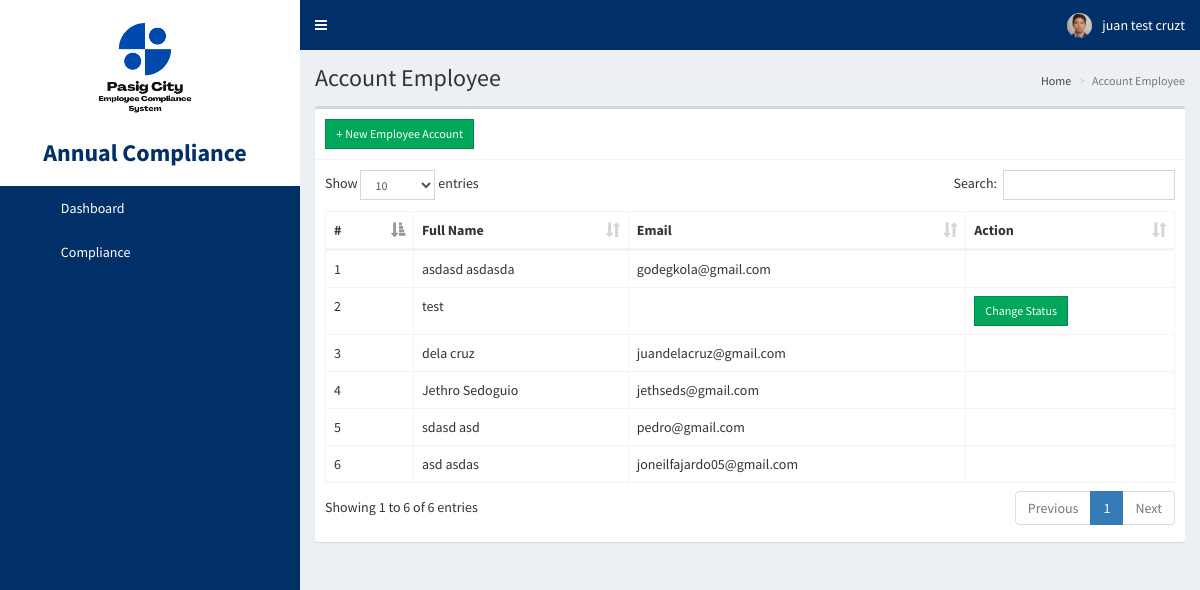
Screenshot of /admin/users.php (signed in) with the database file from the repository.
### tables this page shows
CREATE TABLE `users` (
  `users_id` int(11) NOT NULL,
  `img` text NOT NULL,
  `employeeid` text NOT NULL,
  `fullname` text NOT NULL,
  `firstname` varchar(100) NOT NULL,
  `lastname` varchar(100) NOT NULL,
  `middlename` varchar(100) NOT NULL,
  `birthdate` date NOT NULL DEFAULT current_timestamp(),
  `address` text NOT NULL,
  `contact` varchar(15) NOT NULL,
  `email` varchar(50) NOT NULL,
  `password` text NOT NULL,
  `passwordtxt` text NOT NULL,
  `type` int(1) NOT NULL COMMENT 'employee=0,admin=1,hrstaff=2,hrofficer=3',
  `status` int(1) NOT NULL,
  `code` text NOT NULL,
  `passphrase` text NOT NULL,
  `attempt` int(1) NOT NULL,
  `datetime` datetime NOT NULL DEFAULT current_timestamp(),
  `questionnaire` text NOT NULL,
  `answer` text NOT NULL,
  `status_of_employment` text NOT NULL
);

### config/config.php (called while the page is built, shortened)
<?php
class Connection{
	private $servername = "localhost";
	private $username = "root";
	private $password = "";
	private $dbname = "annualcompliance";
	public function conn(){
		try {
		$this->dsn = "mysql:host=".$this->servername.";dbname=".$this->dbname;
		$this->pdo = new PDO($this->dsn, $this->username, $this->password);
		$this->pdo->setAttribute(PDO::ATTR_ERRMODE, PDO::ERRMODE_EXCEPTION);
		$this->pdo->setAttribute(PDO::ATTR_DEFAULT_FETCH_MODE, PDO::FETCH_ASSOC);
		$this->pdo->exec("SET time_zone = '+08:00'");
		return $this->pdo;
		} catch (Exception $e) {
			echo 'error'. $e->getmessage();
		}
	}
}
?>

### admin/users.php (the view, shortened to what this page needs)
<?php
  include '../config/config.php';
  class data extends Connection{
      public function managedata(){
        $sql = "SELECT * FROM users WHERE type = 0";
        $stmtusers = $this->conn()->query($sql);
?>
<!DOCTYPE html>
<html>
  <head><?php include 'head.php'; ?></head>
  <body class="hold-transition skin-blue sidebar-mini">
    <div class="wrapper">
      <?php include 'navbar.php'; ?>
      <?php include 'sidebar.php'; ?>
      <div class="content-wrapper">
        <section class="content-header">
          <h1>Account Employee</h1>
          <ol class="breadcrumb">
            <li><a href="#"><i class="fa fa-dashboard"></i> Home</a></li>
            <li class="active">Account Employee</li>
          </ol>
        </section>
        <section class="content">
          <div class="row">
            <div class="col-xs-12">
              <div class="box">
                <div class="box-header with-border">
                    <a href="#addnew" data-toggle="modal" class="btn btn-success btn-sm btn-flat custom-btn"><i class="fa fa-plus"></i> New Employee Account</a>
                </div>
                <div class="box-body table-responsive">
                  <table id="example1" class="table table-bordered">
                    <thead>
                      <th>#</th>
                      <th>Full Name</th>
                      <th>Email</th>
                      <th>Action</th>
                    </thead>
                    <tbody>
                      <?php
                      $id = 1;
                      while ($row = $stmtusers->fetch()) { ?>
                        <tr>
                          <td><?php echo $id; ?></td>
                          <td><?php echo $row['firstname'] ?> <?php echo $row['lastname'] ?></td>
                          <td><?php echo $row['email'] ?></td>
                          <td>
                            <?php if($row['status'] == 0): ?>
                            <button class='btn btn-success btn-sm edit btn-flat'
                              data-edit_users_id='<?php echo $row['users_id'] ?>'> Change Status</button>
                            <?php endif; ?>
                          </td>
                        </tr>
                      <?php $id++; } ?>
                    </tbody>
                  </table>
                </div>
              </div>
            </div>
          </div>
        </section>
      </div>
    </div>
  </body>
</html>
<?php } } $data = new data(); $data->managedata(); ?>

### admin/head.php (shortened to what this page needs)
<link rel="stylesheet" href="../bower_components/bootstrap/dist/css/bootstrap.min.css">
<link rel="stylesheet" href="../bower_components/font-awesome/css/font-awesome.min.css">
<link rel="stylesheet" href="../dist/css/AdminLTE.min.css">
<link rel="stylesheet" href="../bower_components/datatables.net-bs/css/dataTables.bootstrap.min.css">
<link rel="stylesheet" href="../dist/css/skins/_all-skins.min.css">

### admin/navbar.php (shortened to what this page needs)
<header class="main-header">
  <nav class="navbar navbar-static-top">
    <a href="#" class="sidebar-toggle" data-toggle="push-menu" role="button">
    </a>
    <div class="navbar-custom-menu">
      <ul class="nav navbar-nav">
        <li class="dropdown user user-menu">
          <a href="#" class="dropdown-toggle" data-toggle="dropdown">
             <?php
          $sql = "SELECT * FROM users WHERE users_id = '".$_SESSION['users_id']."'";
          $stmt = $this->conn()->query($sql);
          $row = $stmt->fetch();
                ?>
            <img src="../images/<?php echo $row['img'] ?>" class="user-image" alt="User Image">
            <span class="hidden-xs"><?php echo $row['firstname'] ?> <?php echo $row['lastname'] ?></span>
          </a>
        </li>
      </ul>
    </div>
  </nav>
</header>

### admin/sidebar.php (shortened to what this page needs)
<link rel="stylesheet" type="text/css" href="../dist/css/style.css">
<aside class="main-sidebar" style="overflow-y: auto;bottom: 0;">
  <section class="sidebar">
    <ul class="sidebar-menu" data-widget="tree">
      <li class="header" style="background-color: #fff;color: lightblue;text-align: center;font-size: 26px;padding-bottom: 20px;">
        <img src="../images/logo.png" width="130px">
        <h3 style="font-weight: bold;margin: unset;color: #003067;">Annual Compliance</h3>
      </li>
      <li><a href="dashboard.php"><i class="fas fa-tachometer-alt"></i> <span> Dashboard</span></a></li>
      <?php if($_SESSION['type'] != 1){ ?>
        <li><a href="compliance.php"><i class="fas fa-list"></i> <span>
          <?php
          if ($_SESSION['type'] == 0) {
            echo "Compliance";
          } else {
            echo "View";
          }
          ?>
        </span></a></li>
      <?php } ?>
    </ul>
  </section>
</aside>

### rows the page displays
users: img (picture), firstname "juan test", lastname "cruzt"
users: firstname "asdasd", lastname "asdasda", email "godegkola@gmail.com"
users: firstname "test"
users: firstname "dela", lastname "cruz", email "juandelacruz@gmail.com"
users: firstname "Jethro", lastname "Sedoguio", email "jethseds@gmail.com"
users: firstname "sdasd", lastname "asd", email "pedro@gmail.com"
users: firstname "asd", lastname "asdas", email "joneilfajardo05@gmail.com"
